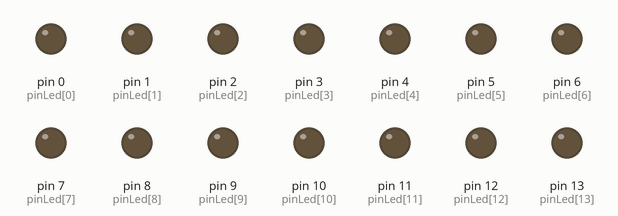
The sketch below on a simulated Arduino Uno, built with avr-gcc and run on an emulated ATmega328P. Parts: output pins drawn as LEDs (lit = HIGH).

Above: at 0.2 s.
At 1.2 s:
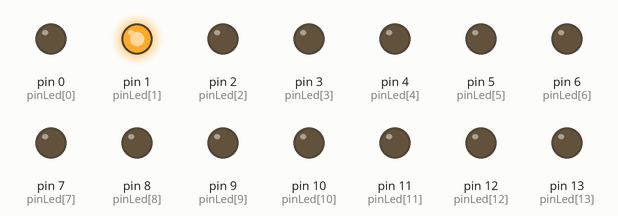
At 2.2 s:
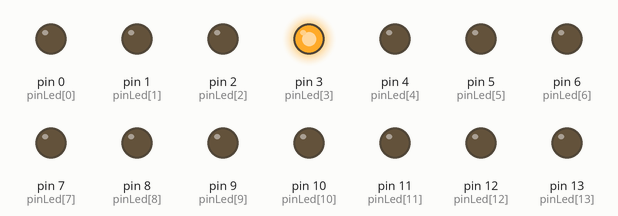
At 4.2 s:
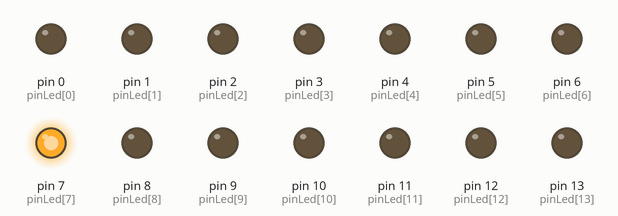
At 6.2 s:
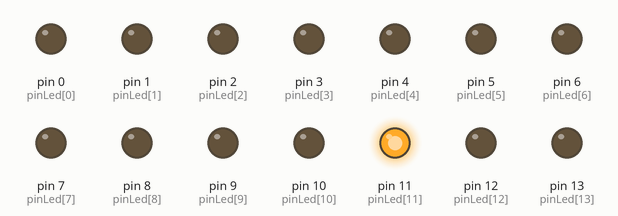
At 8.7 s:
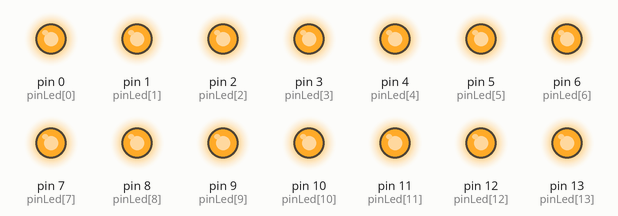
Timing chart, 0 to 12.4 s (numbered marks = the images above):
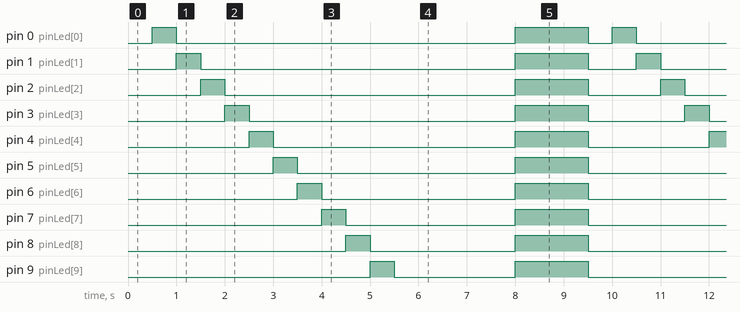

Measured:
- by itself, pin 0 (pinLed[0]): repeats every 9.5 s: LOW 7.0 s, HIGH 1.5 s, LOW 0.50 s, HIGH 0.50 s
- by itself, pin 1 (pinLed[1]): repeats every 9.5 s: LOW 6.5 s, HIGH 1.5 s, LOW 1.0 s, HIGH 0.50 s
- by itself, pin 2 (pinLed[2]): repeats every 9.5 s: LOW 6.0 s, HIGH 1.5 s, LOW 1.5 s, HIGH 0.50 s
- by itself, pin 3 (pinLed[3]): repeats every 9.5 s: LOW 5.5 s, HIGH 1.5 s, LOW 2.0 s, HIGH 0.50 s
- by itself, pin 4 (pinLed[4]): repeats every 9.5 s: LOW 5.0 s, HIGH 1.5 s, LOW 2.5 s, HIGH 0.50 s
- by itself, pin 5 (pinLed[5]): repeats every 9.5 s: LOW 4.5 s, HIGH 1.5 s, LOW 3.0 s, HIGH 0.50 s
- by itself, pin 6 (pinLed[6]): repeats every 9.5 s: LOW 4.0 s, HIGH 1.5 s, LOW 3.5 s, HIGH 0.50 s
- by itself, pin 7 (pinLed[7]): repeats every 9.5 s: LOW 3.5 s, HIGH 1.5 s, LOW 4.0 s, HIGH 0.50 s

The sketch:

AlterLED.ino
```cpp
const int NBLED=14;
const int NBSEQUENCES=17;
int pinLed[14]={0,1,2,3,4,5,6,7,8,9,10,11,12,13};

boolean affichage[NBSEQUENCES][NBLED]={
  0,0,0,0,0,0,0,0,0,0,0,0,0,0,
  1,0,0,0,0,0,0,0,0,0,0,0,0,0,
  0,1,0,0,0,0,0,0,0,0,0,0,0,0,
  0,0,1,0,0,0,0,0,0,0,0,0,0,0,
  0,0,0,1,0,0,0,0,0,0,0,0,0,0,
  0,0,0,0,1,0,0,0,0,0,0,0,0,0,
  0,0,0,0,0,1,0,0,0,0,0,0,0,0,
  0,0,0,0,0,0,1,0,0,0,0,0,0,0,
  0,0,0,0,0,0,0,1,0,0,0,0,0,0,
  0,0,0,0,0,0,0,0,1,0,0,0,0,0,
  0,0,0,0,0,0,0,0,0,1,0,0,0,0,
  0,0,0,0,0,0,0,0,0,0,1,0,0,0,
  0,0,0,0,0,0,0,0,0,0,0,1,0,0,
  0,0,0,0,0,0,0,0,0,0,0,0,1,0,
  0,0,0,0,0,0,0,0,0,0,0,0,0,1,
  0,0,0,0,0,0,0,0,0,0,0,0,0,0,
  1,1,1,1,1,1,1,1,1,1,1,1,1,1};

void setup() {
  for (int i=0;i<NBLED;i++)
  {
    pinMode(pinLed[i],OUTPUT);
    digitalWrite(pinLed[i],LOW);
  }

}

void loop() {
  for (int i=0;i<NBSEQUENCES;i++)
  {
    for (int p=0;p<NBLED;p++)
    {
      boolean etat=affichage[i][p];
      digitalWrite(pinLed[p],etat);
    }
    delay(500);
  }
  delay(1000);

}
```
